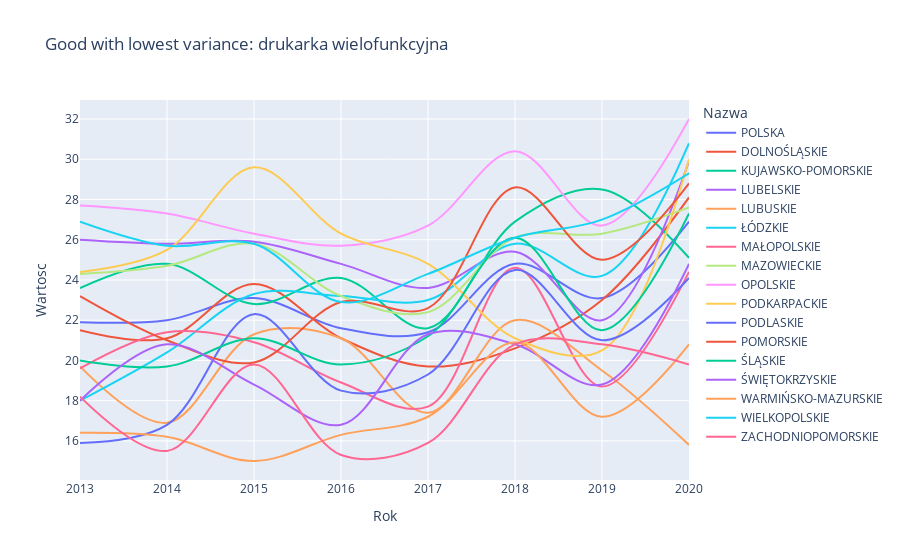

Here is the notebook cell this chart was saved with:
### Code cell
good_with_lowest_variance = min(wartosc_std.values(), key=lambda k: k.Wartosc.std())
good_with_lowest_variance_name = good_with_lowest_variance.Zmienna.iloc[0]
fig = px.line(good_with_lowest_variance,
              x="Rok", y="Wartosc", color="Nazwa", hover_name="Nazwa",title=f"Good with lowest variance: {good_with_lowest_variance_name}",
              line_shape="spline", render_mode="svg")

fig.show()

### Figure 1 — Plotly figure (JSON) as saved in the notebook; plotly's stock layout.template omitted (floating-point values rounded to 4 significant figures)
{"data": [{"hovertemplate": "<b>%{hovertext}</b><br><br>Nazwa=POLSKA<br>Rok=%{x}<br>Wartosc=%{y}<extra></extra>", "hovertext": ["POLSKA", "POLSKA", "POLSKA", "POLSKA", "POLSKA", "POLSKA", "POLSKA", "POLSKA"], "legendgroup": "POLSKA", "line": {"color": "#636efa", "dash": "solid", "shape": "spline"}, "marker": {"symbol": "circle"}, "mode": "lines", "name": "POLSKA", "orientation": "v", "showlegend": true, "x": [2013, 2014, 2015, 2016, 2017, 2018, 2019, 2020], "xaxis": "x", "y": [21.9, 22.0, 23.1, 21.6, 21.4, 24.8, 23.1, 26.9], "yaxis": "y", "type": "scatter"}, {"hovertemplate": "<b>%{hovertext}</b><br><br>Nazwa=DOLNOŚLĄSKIE<br>Rok=%{x}<br>Wartosc=%{y}<extra></extra>", "hovertext": ["DOLNOŚLĄSKIE", "DOLNOŚLĄSKIE", "DOLNOŚLĄSKIE", "DOLNOŚLĄSKIE", "DOLNOŚLĄSKIE", "DOLNOŚLĄSKIE", "DOLNOŚLĄSKIE", "DOLNOŚLĄSKIE"], "legendgroup": "DOLNOŚLĄSKIE", "line": {"color": "#EF553B", "dash": "solid", "shape": "spline"}, "marker": {"symbol": "circle"}, "mode": "lines", "name": "DOLNOŚLĄSKIE", "orientation": "v", "showlegend": true, "x": [2013, 2014, 2015, 2016, 2017, 2018, 2019, 2020], "xaxis": "x", "y": [21.5, 21.1, 23.8, 21.1, 19.7, 20.6, 23.0, 28.1], "yaxis": "y", "type": "scatter"}, {"hovertemplate": "<b>%{hovertext}</b><br><br>Nazwa=KUJAWSKO-POMORSKIE<br>Rok=%{x}<br>Wartosc=%{y}<extra></extra>", "hovertext": ["KUJAWSKO-POMORSKIE", "KUJAWSKO-POMORSKIE", "KUJAWSKO-POMORSKIE", "KUJAWSKO-POMORSKIE", "KUJAWSKO-POMORSKIE", "KUJAWSKO-POMORSKIE", "KUJAWSKO-POMORSKIE", "KUJAWSKO-POMORSKIE"], "legendgroup": "KUJAWSKO-POMORSKIE", "line": {"color": "#00cc96", "dash": "solid", "shape": "spline"}, "marker": {"symbol": "circle"}, "mode": "lines", "name": "KUJAWSKO-POMORSKIE", "orientation": "v", "showlegend": true, "x": [2013, 2014, 2015, 2016, 2017, 2018, 2019, 2020], "xaxis": "x", "y": [23.6, 24.8, 22.8, 24.1, 21.6, 26.9, 28.5, 25.1], "yaxis": "y", "type": "scatter"}, {"hovertemplate": "<b>%{hovertext}</b><br><br>Nazwa=LUBELSKIE<br>Rok=%{x}<br>Wartosc=%{y}<extra></extra>", "hovertext": ["LUBELSKIE", "LUBELSKIE", "LUBELSKIE", "LUBELSKIE", "LUBELSKIE", "LUBELSKIE", "LUBELSKIE", "LUBELSKIE"], "legendgroup": "LUBELSKIE", "line": {"color": "#ab63fa", "dash": "solid", "shape": "spline"}, "marker": {"symbol": "circle"}, "mode": "lines", "name": "LUBELSKIE", "orientation": "v", "showlegend": true, "x": [2013, 2014, 2015, 2016, 2017, 2018, 2019, 2020], "xaxis": "x", "y": [26.0, 25.8, 25.9, 24.8, 23.6, 25.4, 22.0, 29.9], "yaxis": "y", "type": "scatter"}, {"hovertemplate": "<b>%{hovertext}</b><br><br>Nazwa=LUBUSKIE<br>Rok=%{x}<br>Wartosc=%{y}<extra></extra>", "hovertext": ["LUBUSKIE", "LUBUSKIE", "LUBUSKIE", "LUBUSKIE", "LUBUSKIE", "LUBUSKIE", "LUBUSKIE", "LUBUSKIE"], "legendgroup": "LUBUSKIE", "line": {"color": "#FFA15A", "dash": "solid", "shape": "spline"}, "marker": {"symbol": "circle"}, "mode": "lines", "name": "LUBUSKIE", "orientation": "v", "showlegend": true, "x": [2013, 2014, 2015, 2016, 2017, 2018, 2019, 2020], "xaxis": "x", "y": [19.7, 16.9, 21.3, 21.1, 17.4, 22.0, 19.5, 15.8], "yaxis": "y", "type": "scatter"}, {"hovertemplate": "<b>%{hovertext}</b><br><br>Nazwa=ŁÓDZKIE<br>Rok=%{x}<br>Wartosc=%{y}<extra></extra>", "hovertext": ["ŁÓDZKIE", "ŁÓDZKIE", "ŁÓDZKIE", "ŁÓDZKIE", "ŁÓDZKIE", "ŁÓDZKIE", "ŁÓDZKIE", "ŁÓDZKIE"], "legendgroup": "ŁÓDZKIE", "line": {"color": "#19d3f3", "dash": "solid", "shape": "spline"}, "marker": {"symbol": "circle"}, "mode": "lines", "name": "ŁÓDZKIE", "orientation": "v", "showlegend": true, "x": [2013, 2014, 2015, 2016, 2017, 2018, 2019, 2020], "xaxis": "x", "y": [18.0, 20.4, 23.3, 23.2, 23.0, 25.8, 24.2, 30.8], "yaxis": "y", "type": "scatter"}, {"hovertemplate": "<b>%{hovertext}</b><br><br>Nazwa=MAŁOPOLSKIE<br>Rok=%{x}<br>Wartosc=%{y}<extra></extra>", "hovertext": ["MAŁOPOLSKIE", "MAŁOPOLSKIE", "MAŁOPOLSKIE", "MAŁOPOLSKIE", "MAŁOPOLSKIE", "MAŁOPOLSKIE", "MAŁOPOLSKIE", "MAŁOPOLSKIE"], "legendgroup": "MAŁOPOLSKIE", "line": {"color": "#FF6692", "dash": "solid", "shape": "spline"}, "marker": {"symbol": "circle"}, "mode": "lines", "name": "MAŁOPOLSKIE", "orientation": "v", "showlegend": true, "x": [2013, 2014, 2015, 2016, 2017, 2018, 2019, 2020], "xaxis": "x", "y": [19.6, 21.4, 20.9, 18.9, 17.7, 24.6, 18.7, 24.4], "yaxis": "y", "type": "scatter"}, {"hovertemplate": "<b>%{hovertext}</b><br><br>Nazwa=MAZOWIECKIE<br>Rok=%{x}<br>Wartosc=%{y}<extra></extra>", "hovertext": ["MAZOWIECKIE", "MAZOWIECKIE", "MAZOWIECKIE", "MAZOWIECKIE", "MAZOWIECKIE", "MAZOWIECKIE", "MAZOWIECKIE", "MAZOWIECKIE"], "legendgroup": "MAZOWIECKIE", "line": {"color": "#B6E880", "dash": "solid", "shape": "spline"}, "marker": {"symbol": "circle"}, "mode": "lines", "name": "MAZOWIECKIE", "orientation": "v", "showlegend": true, "x": [2013, 2014, 2015, 2016, 2017, 2018, 2019, 2020], "xaxis": "x", "y": [24.3, 24.7, 25.8, 23.2, 22.4, 26.1, 26.3, 27.6], "yaxis": "y", "type": "scatter"}, {"hovertemplate": "<b>%{hovertext}</b><br><br>Nazwa=OPOLSKIE<br>Rok=%{x}<br>Wartosc=%{y}<extra></extra>", "hovertext": ["OPOLSKIE", "OPOLSKIE", "OPOLSKIE", "OPOLSKIE", "OPOLSKIE", "OPOLSKIE", "OPOLSKIE", "OPOLSKIE"], "legendgroup": "OPOLSKIE", "line": {"color": "#FF97FF", "dash": "solid", "shape": "spline"}, "marker": {"symbol": "circle"}, "mode": "lines", "name": "OPOLSKIE", "orientation": "v", "showlegend": true, "x": [2013, 2014, 2015, 2016, 2017, 2018, 2019, 2020], "xaxis": "x", "y": [27.7, 27.3, 26.3, 25.7, 26.7, 30.4, 26.7, 32.0], "yaxis": "y", "type": "scatter"}, {"hovertemplate": "<b>%{hovertext}</b><br><br>Nazwa=PODKARPACKIE<br>Rok=%{x}<br>Wartosc=%{y}<extra></extra>", "hovertext": ["PODKARPACKIE", "PODKARPACKIE", "PODKARPACKIE", "PODKARPACKIE", "PODKARPACKIE", "PODKARPACKIE", "PODKARPACKIE", "PODKARPACKIE"], "legendgroup": "PODKARPACKIE", "line": {"color": "#FECB52", "dash": "solid", "shape": "spline"}, "marker": {"symbol": "circle"}, "mode": "lines", "name": "PODKARPACKIE", "orientation": "v", "showlegend": true, "x": [2013, 2014, 2015, 2016, 2017, 2018, 2019, 2020], "xaxis": "x", "y": [24.4, 25.5, 29.6, 26.3, 24.8, 21.1, 20.5, 30.0], "yaxis": "y", "type": "scatter"}, {"hovertemplate": "<b>%{hovertext}</b><br><br>Nazwa=PODLASKIE<br>Rok=%{x}<br>Wartosc=%{y}<extra></extra>", "hovertext": ["PODLASKIE", "PODLASKIE", "PODLASKIE", "PODLASKIE", "PODLASKIE", "PODLASKIE", "PODLASKIE", "PODLASKIE"], "legendgroup": "PODLASKIE", "line": {"color": "#636efa", "dash": "solid", "shape": "spline"}, "marker": {"symbol": "circle"}, "mode": "lines", "name": "PODLASKIE", "orientation": "v", "showlegend": true, "x": [2013, 2014, 2015, 2016, 2017, 2018, 2019, 2020], "xaxis": "x", "y": [15.9, 16.8, 22.3, 18.5, 19.3, 24.5, 21.0, 24.1], "yaxis": "y", "type": "scatter"}, {"hovertemplate": "<b>%{hovertext}</b><br><br>Nazwa=POMORSKIE<br>Rok=%{x}<br>Wartosc=%{y}<extra></extra>", "hovertext": ["POMORSKIE", "POMORSKIE", "POMORSKIE", "POMORSKIE", "POMORSKIE", "POMORSKIE", "POMORSKIE", "POMORSKIE"], "legendgroup": "POMORSKIE", "line": {"color": "#EF553B", "dash": "solid", "shape": "spline"}, "marker": {"symbol": "circle"}, "mode": "lines", "name": "POMORSKIE", "orientation": "v", "showlegend": true, "x": [2013, 2014, 2015, 2016, 2017, 2018, 2019, 2020], "xaxis": "x", "y": [23.2, 21.0, 19.9, 22.9, 22.6, 28.6, 25.0, 28.8], "yaxis": "y", "type": "scatter"}, {"hovertemplate": "<b>%{hovertext}</b><br><br>Nazwa=ŚLĄSKIE<br>Rok=%{x}<br>Wartosc=%{y}<extra></extra>", "hovertext": ["ŚLĄSKIE", "ŚLĄSKIE", "ŚLĄSKIE", "ŚLĄSKIE", "ŚLĄSKIE", "ŚLĄSKIE", "ŚLĄSKIE", "ŚLĄSKIE"], "legendgroup": "ŚLĄSKIE", "line": {"color": "#00cc96", "dash": "solid", "shape": "spline"}, "marker": {"symbol": "circle"}, "mode": "lines", "name": "ŚLĄSKIE", "orientation": "v", "showlegend": true, "x": [2013, 2014, 2015, 2016, 2017, 2018, 2019, 2020], "xaxis": "x", "y": [20.0, 19.7, 21.1, 19.8, 21.2, 26.1, 21.5, 27.3], "yaxis": "y", "type": "scatter"}, {"hovertemplate": "<b>%{hovertext}</b><br><br>Nazwa=ŚWIĘTOKRZYSKIE<br>Rok=%{x}<br>Wartosc=%{y}<extra></extra>", "hovertext": ["ŚWIĘTOKRZYSKIE", "ŚWIĘTOKRZYSKIE", "ŚWIĘTOKRZYSKIE", "ŚWIĘTOKRZYSKIE", "ŚWIĘTOKRZYSKIE", "ŚWIĘTOKRZYSKIE", "ŚWIĘTOKRZYSKIE", "ŚWIĘTOKRZYSKIE"], "legendgroup": "ŚWIĘTOKRZYSKIE", "line": {"color": "#ab63fa", "dash": "solid", "shape": "spline"}, "marker": {"symbol": "circle"}, "mode": "lines", "name": "ŚWIĘTOKRZYSKIE", "orientation": "v", "showlegend": true, "x": [2013, 2014, 2015, 2016, 2017, 2018, 2019, 2020], "xaxis": "x", "y": [18.0, 20.8, 18.8, 16.8, 21.3, 20.8, 18.8, 24.8], "yaxis": "y", "type": "scatter"}, {"hovertemplate": "<b>%{hovertext}</b><br><br>Nazwa=WARMIŃSKO-MAZURSKIE<br>Rok=%{x}<br>Wartosc=%{y}<extra></extra>", "hovertext": ["WARMIŃSKO-MAZURSKIE", "WARMIŃSKO-MAZURSKIE", "WARMIŃSKO-MAZURSKIE", "WARMIŃSKO-MAZURSKIE", "WARMIŃSKO-MAZURSKIE", "WARMIŃSKO-MAZURSKIE", "WARMIŃSKO-MAZURSKIE", "WARMIŃSKO-MAZURSKIE"], "legendgroup": "WARMIŃSKO-MAZURSKIE", "line": {"color": "#FFA15A", "dash": "solid", "shape": "spline"}, "marker": {"symbol": "circle"}, "mode": "lines", "name": "WARMIŃSKO-MAZURSKIE", "orientation": "v", "showlegend": true, "x": [2013, 2014, 2015, 2016, 2017, 2018, 2019, 2020], "xaxis": "x", "y": [16.4, 16.2, 15.0, 16.3, 17.2, 20.9, 17.2, 20.8], "yaxis": "y", "type": "scatter"}, {"hovertemplate": "<b>%{hovertext}</b><br><br>Nazwa=WIELKOPOLSKIE<br>Rok=%{x}<br>Wartosc=%{y}<extra></extra>", "hovertext": ["WIELKOPOLSKIE", "WIELKOPOLSKIE", "WIELKOPOLSKIE", "WIELKOPOLSKIE", "WIELKOPOLSKIE", "WIELKOPOLSKIE", "WIELKOPOLSKIE", "WIELKOPOLSKIE"], "legendgroup": "WIELKOPOLSKIE", "line": {"color": "#19d3f3", "dash": "solid", "shape": "spline"}, "marker": {"symbol": "circle"}, "mode": "lines", "name": "WIELKOPOLSKIE", "orientation": "v", "showlegend": true, "x": [2013, 2014, 2015, 2016, 2017, 2018, 2019, 2020], "xaxis": "x", "y": [26.9, 25.7, 25.8, 22.9, 24.3, 26.1, 27.0, 29.3], "yaxis": "y", "type": "scatter"}, {"hovertemplate": "<b>%{hovertext}</b><br><br>Nazwa=ZACHODNIOPOMORSKIE<br>Rok=%{x}<br>Wartosc=%{y}<extra></extra>", "hovertext": ["ZACHODNIOPOMORSKIE", "ZACHODNIOPOMORSKIE", "ZACHODNIOPOMORSKIE", "ZACHODNIOPOMORSKIE", "ZACHODNIOPOMORSKIE", "ZACHODNIOPOMORSKIE", "ZACHODNIOPOMORSKIE", "ZACHODNIOPOMORSKIE"], "legendgroup": "ZACHODNIOPOMORSKIE", "line": {"color": "#FF6692", "dash": "solid", "shape": "spline"}, "marker": {"symbol": "circle"}, "mode": "lines", "name": "ZACHODNIOPOMORSKIE", "orientation": "v", "showlegend": true, "x": [2013, 2014, 2015, 2016, 2017, 2018, 2019, 2020], "xaxis": "x", "y": [18.2, 15.5, 19.8, 15.3, 15.9, 20.8, 20.8, 19.8], "yaxis": "y", "type": "scatter"}], "layout": {"xaxis": {"anchor": "y", "domain": [0.0, 1.0], "title": {"text": "Rok"}}, "yaxis": {"anchor": "x", "domain": [0.0, 1.0], "title": {"text": "Wartosc"}}, "legend": {"title": {"text": "Nazwa"}, "tracegroupgap": 0}, "title": {"text": "Good with lowest variance: drukarka wielofunkcyjna"}}}
